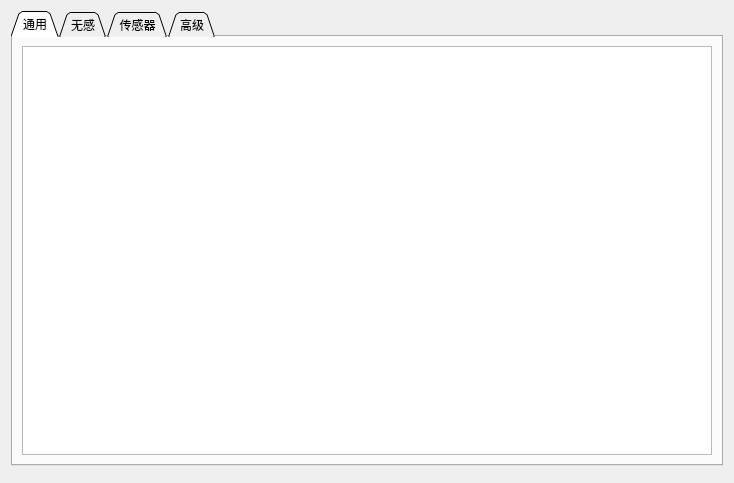
<?xml version="1.0" encoding="UTF-8"?>
<ui version="4.0">
 <class>PageBldc</class>
 <widget class="QWidget" name="PageBldc">
  <property name="geometry">
   <rect>
    <x>0</x>
    <y>0</y>
    <width>734</width>
    <height>483</height>
   </rect>
  </property>
  <property name="windowTitle">
   <string>Form</string>
  </property>
  <layout class="QVBoxLayout" name="verticalLayout" stretch="1,0">
   <item>
    <widget class="QTabWidget" name="tabWidget">
     <property name="tabShape">
      <enum>QTabWidget::Triangular</enum>
     </property>
     <property name="currentIndex">
      <number>0</number>
     </property>
     <widget class="QWidget" name="tab">
      <attribute name="title">
       <string>通用</string>
      </attribute>
      <layout class="QVBoxLayout" name="verticalLayout_2">
       <item>
        <widget class="ParamTable" name="generalTab"/>
       </item>
      </layout>
     </widget>
     <widget class="QWidget" name="tab_2">
      <attribute name="title">
       <string>无感</string>
      </attribute>
      <layout class="QVBoxLayout" name="verticalLayout_3">
       <item>
        <widget class="ParamTable" name="sensorlessTab"/>
       </item>
      </layout>
     </widget>
     <widget class="QWidget" name="tab_3">
      <attribute name="title">
       <string>传感器</string>
      </attribute>
      <layout class="QVBoxLayout" name="verticalLayout_4">
       <item>
        <widget class="ParamTable" name="sensorTab"/>
       </item>
      </layout>
     </widget>
     <widget class="QWidget" name="tab_5">
      <attribute name="title">
       <string>高级</string>
      </attribute>
      <layout class="QVBoxLayout" name="verticalLayout_5">
       <item>
        <widget class="ParamTable" name="advancedTab"/>
       </item>
      </layout>
     </widget>
    </widget>
   </item>
   <item>
    <widget class="DetectBldc" name="detectBldc" native="true">
     <property name="sizePolicy">
      <sizepolicy hsizetype="Preferred" vsizetype="Fixed">
       <horstretch>0</horstretch>
       <verstretch>0</verstretch>
      </sizepolicy>
     </property>
    </widget>
   </item>
  </layout>
 </widget>
 <customwidgets>
  <customwidget>
   <class>ParamTable</class>
   <extends>QTableWidget</extends>
   <header>widgets/paramtable.h</header>
  </customwidget>
  <customwidget>
   <class>DetectBldc</class>
   <extends>QWidget</extends>
   <header>widgets/detectbldc.h</header>
   <container>1</container>
  </customwidget>
 </customwidgets>
 <resources/>
 <connections/>
</ui>
